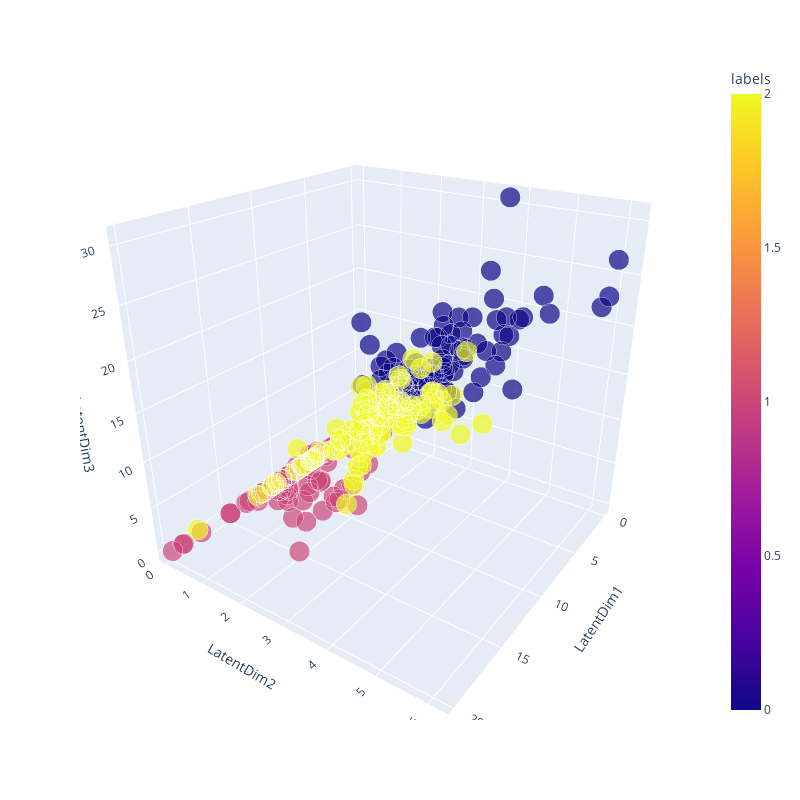

Notebook source saved alongside this figure:
### Markdown cell above
## 3. Plot 3D scatter of latent space

### Code cell
fig = px.scatter_3d(
    latent_df,
    x='LatentDim1',
    y='LatentDim2',
    z='LatentDim3',
    color='labels',
    size='point_size'
)
fig.update_layout(
    autosize=False,
    width=800,
    height=800,
)
fig.show()

### Figure 1 — Plotly figure (JSON) as saved in the notebook; plotly's stock layout.template omitted (floating-point values rounded to 4 significant figures; data arrays with more than 128 entries replaced by an {"elided": "..."} marker saying what was removed)
{"data": [{"hovertemplate": "LatentDim1=%{x}<br>LatentDim2=%{y}<br>LatentDim3=%{z}<br>point_size=%{marker.size}<br>labels=%{marker.color}<extra></extra>", "legendgroup": "", "marker": {"color": {"elided": "300 int values"}, "coloraxis": "coloraxis", "size": {"elided": "300 int values"}, "sizemode": "area", "sizeref": 0.0025, "symbol": "circle"}, "mode": "markers", "name": "", "scene": "scene", "showlegend": false, "type": "scatter3d", "x": {"elided": "300 float values"}, "y": {"elided": "300 float values"}, "z": {"elided": "300 float values"}}], "layout": {"autosize": false, "coloraxis": {"colorbar": {"title": {"text": "labels"}}, "colorscale": [[0, "#0d0887"], [0.1111, "#46039f"], [0.2222, "#7201a8"], [0.3333, "#9c179e"], [0.4444, "#bd3786"], [0.5556, "#d8576b"], [0.6667, "#ed7953"], [0.7778, "#fb9f3a"], [0.8889, "#fdca26"], [1, "#f0f921"]]}, "height": 800, "legend": {"itemsizing": "constant", "tracegroupgap": 0}, "margin": {"t": 60}, "scene": {"aspectmode": "auto", "aspectratio": {"x": 1, "y": 1, "z": 1}, "camera": {"center": {"x": 0, "y": 0, "z": 0}, "eye": {"x": 1.669, "y": 1.157, "z": 0.9836}, "projection": {"type": "perspective"}, "up": {"x": 0, "y": 0, "z": 1}}, "domain": {"x": [0, 1], "y": [0, 1]}, "xaxis": {"title": {"text": "LatentDim1"}, "type": "linear"}, "yaxis": {"title": {"text": "LatentDim2"}, "type": "linear"}, "zaxis": {"title": {"text": "LatentDim3"}, "type": "linear"}}, "width": 800}}
